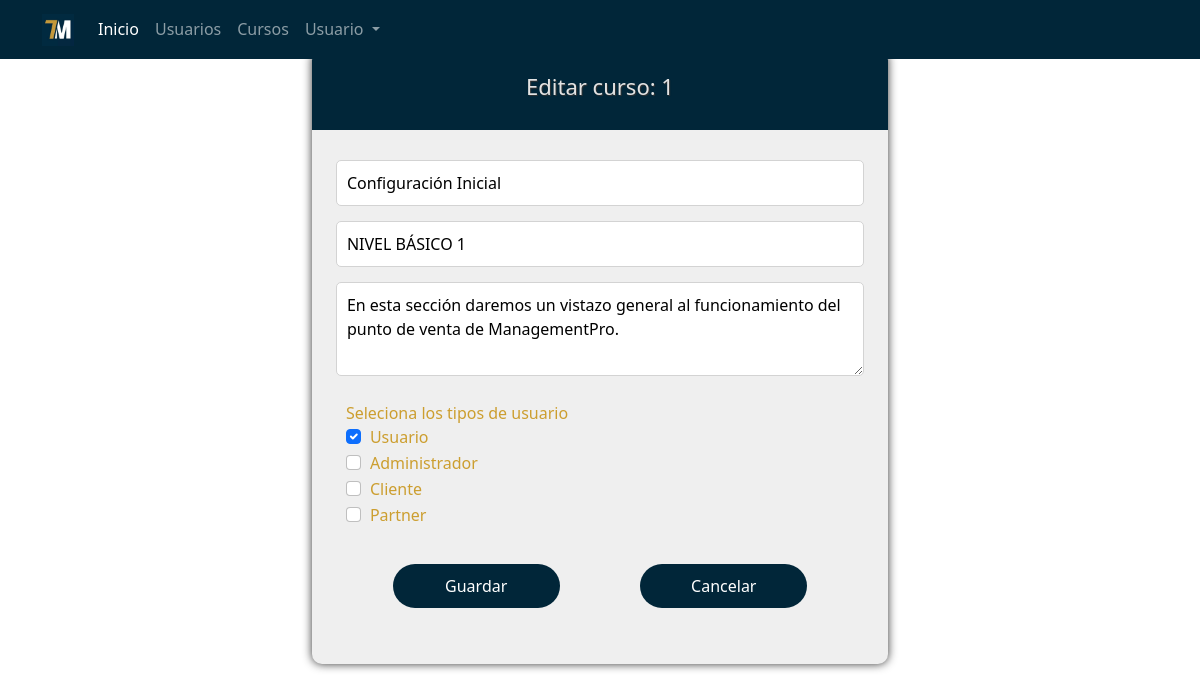
/admin/cursos/add/?id=1 (signed in), run on the app's committed database.
### tables this page shows
CREATE TABLE `curso` (
  `Cr_Cve_Curso` decimal(18,0) NOT NULL,
  `Cr_Titulo` varchar(50) DEFAULT NULL,
  `Cr_Subtitulo` varchar(50) DEFAULT NULL,
  `Cr_Descripcion` text NOT NULL,
  `Oper_Alta` varchar(15) NOT NULL,
  `Fecha_Alta` date NOT NULL,
  `Oper_Modif` varchar(15) NOT NULL,
  `Fecha_Modif` date NOT NULL,
  `Oper_Baja` varchar(15) NOT NULL DEFAULT '"',
  `Fecha_Baja` date DEFAULT NULL,
  `Es_Cve_Estado` varchar(4) DEFAULT NULL
);

CREATE TABLE `tipo_usuario` (
  `Tu_Cve_Tipo_Usuario` decimal(18,0) NOT NULL,
  `Tu_Descripcion` varchar(50) DEFAULT NULL,
  `Es_Cve_Estado` varchar(4) DEFAULT NULL
);

### admin/cursos/add/index.php (the view, shortened to what this page needs)
<?php
    include ("../../../inc/conexion.php");
    $idCurso = trim(isset($_GET['id'])?$_GET['id']:'');
    $bNuevo = true;
    $cr_titulo = '';
    $cr_subtitulo = '';
    $cr_descripcion = '';
    if($idCurso!=''){
      $query = "SELECT * FROM Curso WHERE Cr_Cve_Curso = '$idCurso'";
      $result = mysqli_query($conn, $query);
      if(mysqli_num_rows($result)){
        $row = mysqli_fetch_array($result);
        $cr_titulo = $row['Cr_Titulo'];
        $cr_subtitulo = $row['Cr_Subtitulo'];
        $cr_descripcion = $row['Cr_Descripcion'];
        $bNuevo = false;
      }else{
        $idCurso = '';
      }
    }
    if($bNuevo){
      $tituloForm = 'Agregar nuevo curso';
    }else{
      $tituloForm = 'Editar curso: '.$idCurso;
    }
?>
<!DOCTYPE html>
<html lang="en">
  <head>
    <?php
        include ("../../../inc/base/head.php");
    ?>
  </head>
  <body>
    <?php
        include ("../../../inc/base/header.php");
    ?>
    <section class="cursos">
      <div class="contenedoregistro">
        <div class="contenedorvideo">
          <div class="titulovideo">
            <h3><?php echo $tituloForm ?></h3>
          </div>
        </div>
        <div class="contenedor_info_centro">
          <form id="FormRegistro" method="POST" action="javascript:sendForm()">
            <input class="elementos" type="text" name="Cr_Titulo" id="Cr_Titulo" placeholder="Escribe el título" value="<?php echo $cr_titulo ?>" required/>
            <input class="elementos" type="text" name="Cr_Subtitulo" id="Cr_Subtitulo" placeholder="Escribe el subtítulo" value="<?php echo $cr_subtitulo ?>" required/>
            <textarea class="elementos" rows="3" name="Cr_Descripcion" id="Cr_Descripcion" placeholder="Escribe la descripción"><?php echo $cr_descripcion ?></textarea>
            <div class="elementoslabel">
            <label for="" class="">Seleciona los tipos de usuario</label>
            <?php
              $query = "";
              $query .= "SELECT Tu.Tu_Cve_Tipo_Usuario as Clave, Tu.Tu_Descripcion as Descripcion, IFNULL(Ctu.Tu_Cve_Tipo_Usuario, -1) as Marcado ";
              $query .= "FROM Tipo_Usuario Tu ";
              $query .= " LEFT JOIN Curso_Tipo_Usuario Ctu ON Ctu.Tu_Cve_Tipo_Usuario = Tu.Tu_Cve_Tipo_Usuario AND Ctu.Cr_Cve_Curso = '$idCurso' ";
              $query .= "WHERE Tu.Es_Cve_Estado = 'AC' ";
              $result = mysqli_query($conn, $query);
              if(mysqli_num_rows($result)){
                while($row = mysqli_fetch_array($result)){
                  ?>
                  <div class="form-check">
                    <input class="form-check-input" type="checkbox" id="TipoUsuario_<?php echo $row['Clave']?>" name="TipoUsuario" value="<?php echo $row['Clave']?>" <?php echo ($row['Marcado']=='-1')?'':'checked'; ?>>
                    <label class="form-check-label" for="TipoUsuario_<?php echo $row['Clave']?>">
                      <?php echo $row['Descripcion'];?>
                    </label>
                  </div>
                  <?php
                }
              }
            ?>
            </div>
            <div class="opciones">
            <button type="submit" class="btn_ingresar" name="btnAdd"><?php echo ($bNuevo)?'Agregar':'Guardar'; ?></button>
            <button type="button" class="btn_ingresar" name="btnCancel"  onClick="pageBack()">Cancelar</button>
            </div>
          </form>
        </div>
      </div>
    </section>
  </body>
</html>

### css/site.css (style rules this page uses)
:root { font-family: "Roboto", sans-serif; --delgada: 300; --mediana: 500; --gruesa: 700; --azul: #012639; --naranja: #cc9e2f; --gris-intenso: #e3e3e3; --gris-suave: #efefef; }
* { box-sizing: border-box; margin: 0; padding: 0; }
body { font-family: "Roboto", sans-serif; font-size: 16px; line-height: 24px; color: #333; }
.contenedor_info_centro { width: 100%; min-height: 305px; padding: 30px 10px; display: inline-block; }
.elementoslabel { border-radius: 5px; padding: 10px; width: 95%; font-size: 16px; display: block; margin: auto; margin-bottom: 15px; }
.elementos { border-radius: 5px; border: 1px #d3d3d3 solid; padding: 10px; width: 95%; font-size: 16px; display: block; margin: auto; margin-bottom: 15px; }
.btn_ingresar { font-size: 16px; padding: 10px 30px; background-color: var(--azul); color: white; border: 0; border-radius: 40px; width: 30%; display: block; margin: auto; margin-top: 20px; }
label { font-size: 16px; color: var(--naranja); }
input[type="checkbox"] { width: 15px; height: 15px; }
.contenedoregistro { box-shadow: 0px 0px 10px #333; background-color: var(--gris-suave); border-radius: 10px; border-radius: 10px; width: 576px; min-height: 392px; }
.opciones { display: flex; justify-content: space-evenly; align-items: center; }
.opciones button { margin: 10px; }
.cursos { min-height: 657px; display: flex; justify-content: center; align-items: center; padding: 50px; }
.contenedorvideo { background-color: var(--azul); border-radius: 10px 10px 0px 0px; height: 80px; padding: 15px; display: flex; justify-content: center; align-items: center; }
.titulovideo h3 { font-size: 22px; line-height: 30px; text-align: center; color: var(--gris-intenso); text-shadow: 1px 1px 1px #333; }

### data on the page
curso: Cr_Titulo "Configuración Inicial", Cr_Subtitulo "NIVEL BÁSICO 1", Cr_Descripcion "En esta sección daremos un vistazo general al funcionamiento del punto de venta de ManagementPro."
tipo_usuario: Tu_Descripcion "Usuario"
tipo_usuario: Tu_Descripcion "Administrador"
tipo_usuario: Tu_Descripcion "Cliente"
tipo_usuario: Tu_Descripcion "Partner"

### other printed values
$tituloForm "Editar curso: 1"
